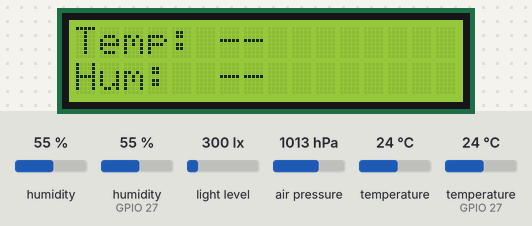
Simulated run of this program. Board: ESP32. Parts: 16×2 character LCD. The inputs (shaded band) are chosen by the test bench; at power-on: humidity 55 %, light level 300 lx, air pressure 1013 hPa, temperature 24 °C, humidity (sensor on GPIO 27) 55 %, temperature (sensor on GPIO 27) 24 °C. WiFi joins after 1.5 s; servers stay silent unless stated; uploads are accepted with an empty reply; the local clock reads 2024-03-15 10:24:30 at power-on unless the program sets it; not simulated (calls return 0 or success): secretos.h; what the program prints to the serial monitor is not drawn.

Above: at 3.8 s.
3.9 s: humidity (sensor 0) set to 22 %
At 13.2 s:
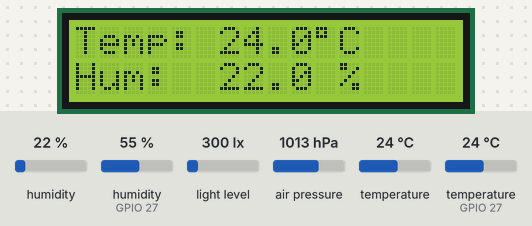
15.4 s: light level set to 40 lx
At 24.5 s:
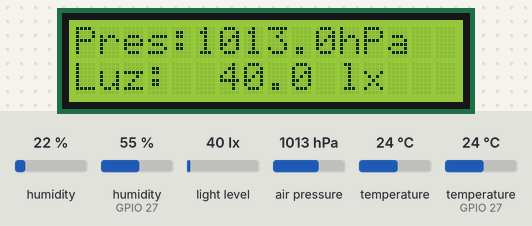
25.5 s: air pressure set to 952 hPa
At 33.8 s:
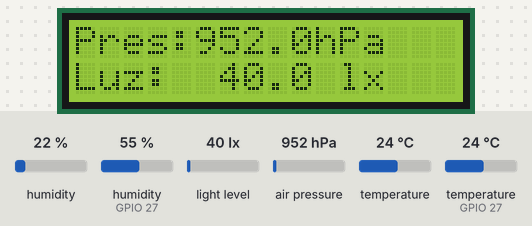
37.0 s: temperature (sensor 0) set to 12 °C
At 48.9 s:
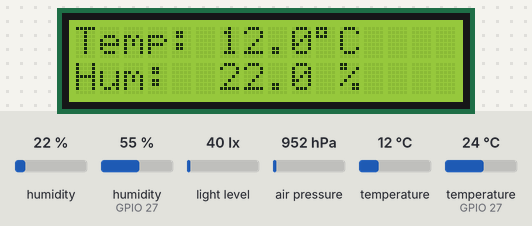
60.0 s: humidity (sensor 0) set to 40 %
At 67.5 s:
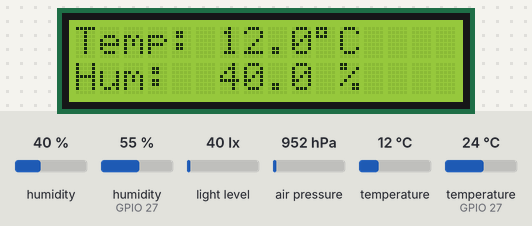
Timing chart, 0 to 69.0 s (numbered marks = the images above; inputs shaded):
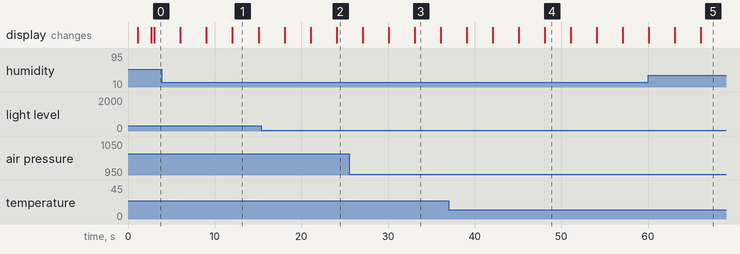

The program:

main.cpp
```cpp
// =====================================================================
// Estación meteorológica IoT — Monitoreo Microclimático de Querétaro
// ESP32 DevKit V1 + DHT11 + BME280/BMP280 + BH1750 (GY-302) + LCD 16x2 I2C
//
// Flujo: muestra cada 5 s -> promedio cada 60 s -> cola -> envío HTTPS a la API.
// Se activa o se pone en espera desde el sitio web (órdenes por MQTT, ver control.cpp).
// Si se pierde la conexión, las lecturas esperan en la cola y se envían después.
// La pantalla LCD rota entre clima, presión/luz y estado cada 3 s, sin detener nada.
// =====================================================================
#include <Arduino.h>

#include "config.h"
#include "control.h"
#include "pantalla.h"
#include "red.h"
#include "sensores.h"

namespace {

Promediador promediador;
Medicion ultimaMuestra;         // muestra más reciente (la muestra la pantalla)
uint32_t enviosExitosos = 0;
uint32_t ultimoMuestreo = 0;
uint32_t ultimoPromedio = 0;
uint32_t ultimoIntentoEnvio = 0;
bool esperarTrasFallo = false;
bool estabaMidiendo = true;

// ---------- Cola circular de lecturas pendientes de envío ----------
Lectura cola[TAMANO_COLA];
size_t inicioCola = 0;
size_t cantidadEnCola = 0;

void encolar(const Lectura& lectura) {
    if (cantidadEnCola == TAMANO_COLA) {
        // Cola llena: se descarta la lectura más antigua para hacer espacio
        inicioCola = (inicioCola + 1) % TAMANO_COLA;
        cantidadEnCola--;
        Serial.println("[AVISO] Cola llena: se descarto la lectura mas antigua.");
    }
    cola[(inicioCola + cantidadEnCola) % TAMANO_COLA] = lectura;
    cantidadEnCola++;
}

void quitarPrimera() {
    inicioCola = (inicioCola + 1) % TAMANO_COLA;
    cantidadEnCola--;
}

// ---------- Monitor Serial ----------
void imprimirValor(const char* etiqueta, float valor, const char* unidad) {
    if (isnan(valor)) {
        Serial.printf("  %-20s sin dato\n", etiqueta);
    } else {
        Serial.printf("  %-20s %.1f %s\n", etiqueta, valor, unidad);
    }
}

void imprimirLectura(const Lectura& lectura, uint16_t muestras) {
    const Medicion& m = lectura.medicion;
    Serial.println();
    Serial.println("========== PROMEDIO DEL MINUTO ==========");
    if (horaValida()) {
        Serial.printf("  Hora local:          %s\n", formatearHoraLocal(lectura.instante).c_str());
    }
    Serial.printf("  Muestras promediadas: %u\n", muestras);
    imprimirValor("Temperatura DHT11:", m.temperaturaDht, "C");
    imprimirValor("Humedad DHT11:", m.humedadDht, "%");
    imprimirValor("Temperatura BME/BMP:", m.temperaturaBmp, "C");
    imprimirValor("Humedad BME280:", m.humedadBme, "%");
    imprimirValor("Presion:", m.presionHpa, "hPa");
    imprimirValor("Iluminancia:", m.iluminanciaLux, "lux");
    Serial.println("=========================================");
}

// ---------- Tareas del ciclo principal ----------
void tomarMuestraSiCorresponde() {
    if (millis() - ultimoMuestreo >= INTERVALO_MUESTREO_MS) {
        ultimoMuestreo = millis();
        ultimaMuestra = leerSensores();
        promediador.agregar(ultimaMuestra);
    }
}

void cerrarPromedioSiCorresponde() {
    if (millis() - ultimoPromedio < INTERVALO_ENVIO_MS) {
        return;
    }
    ultimoPromedio = millis();

    Lectura lectura;
    lectura.medicion = promediador.promedio();
    lectura.instante = time(nullptr);
    imprimirLectura(lectura, promediador.cantidadMuestras());
    promediador.reiniciar();

    if (!ENVIAR_A_API) {
        return;
    }
    // Sin hora real la API no puede ubicar la lectura en el tiempo: se descarta
    if (!horaValida()) {
        Serial.println("[AVISO] Reloj sin sincronizar: lectura descartada.");
        return;
    }
    encolar(lectura);
}

void enviarPendientesSiCorresponde() {
    if (!ENVIAR_A_API || cantidadEnCola == 0 || !wifiConectado()) {
        return;
    }
    // Tras un fallo se espera un poco antes de reintentar (no saturar la red ni la API)
    const uint32_t espera = esperarTrasFallo ? ESPERA_TRAS_FALLO_ENVIO_MS : 1000;
    if (millis() - ultimoIntentoEnvio < espera) {
        return;
    }
    ultimoIntentoEnvio = millis();

    const ResultadoEnvio resultado = enviarLectura(cola[inicioCola]);
    Serial.printf("[ENVIO] Lectura de %s: %s | pendientes: %u\n",
                  formatearHoraLocal(cola[inicioCola].instante).c_str(),
                  describirResultado(resultado), static_cast<unsigned>(cantidadEnCola));

    switch (resultado) {
        case ResultadoEnvio::Exito:
            enviosExitosos++;
            quitarPrimera();
            esperarTrasFallo = false;
            break;
        case ResultadoEnvio::Duplicado:
        case ResultadoEnvio::ErrorDatos:  // reintentar no la corregiría
            quitarPrimera();
            esperarTrasFallo = false;
            break;
        default:  // red, servidor o token: se conserva para reintentar
            esperarTrasFallo = true;
            break;
    }
}

void actualizarPantallaSiCorresponde() {
    EstadoSistema estado;
    estado.wifiConectado = ENVIAR_A_API && wifiConectado();
    estado.horaValida = horaValida();
    estado.lecturasPendientes = cantidadEnCola;
    estado.enviosExitosos = enviosExitosos;
    estado.ahora = time(nullptr);
    estado.midiendo = modoActual() == ModoEstacion::Midiendo;
    estado.controlRemoto = controlRemotoHabilitado();
    estado.mqttConectado = controlConectado();
    actualizarPantalla(ultimaMuestra, estado);
}

}  // namespace

void setup() {
    Serial.begin(115200);
    delay(1000);
    Serial.println();
    Serial.println("=========================================");
    Serial.println("   ESTACION METEOROLOGICA - QUERETARO");
    Serial.printf("   Estacion: %s\n", CODIGO_ESTACION);
    Serial.println("=========================================");

    inicializarSensores();
    inicializarPantalla();

    if (ENVIAR_A_API) {
        mostrarMensajePantalla("Conectando WiFi", "...");
        iniciarWifi();
        mostrarMensajePantalla("Sincronizando", "hora (NTP)...");
        iniciarHora();
        iniciarControl();
    } else {
        Serial.println("[MODO PRUEBA] Envio a la API desactivado (ENVIAR_A_API = false).");
    }

    ultimoPromedio = millis();
    Serial.printf("\nMuestra cada %lu s, promedio y envio cada %lu s.\n",
                  INTERVALO_MUESTREO_MS / 1000UL, INTERVALO_ENVIO_MS / 1000UL);
}

void loop() {
    // Ninguna tarea bloquea: el ciclo revisa qué toca hacer en cada vuelta
    if (ENVIAR_A_API) {
        mantenerWifi();
        mantenerControl();  // órdenes de activar / detener por MQTT
    }

    const bool midiendo = modoActual() == ModoEstacion::Midiendo;
    if (midiendo && !estabaMidiendo) {
        // Al reactivarse se empieza un minuto nuevo (no se mezclan muestras viejas)
        promediador.reiniciar();
        ultimoPromedio = millis();
        ultimoMuestreo = 0;
        Serial.println("[CONTROL] Medicion activada.");
    } else if (!midiendo && estabaMidiendo) {
        Serial.println("[CONTROL] Estacion en espera: no se toman muestras.");
    }
    estabaMidiendo = midiendo;

    if (midiendo) {
        tomarMuestraSiCorresponde();
        cerrarPromedioSiCorresponde();
    }
    // Las lecturas que quedaron en la cola se envían aunque la estación esté en espera
    enviarPendientesSiCorresponde();
    actualizarPantallaSiCorresponde();
}
```

certificados.h
```cpp
// =====================================================================
// Certificados RAÍZ para verificar la identidad del servidor por HTTPS.
//
// Con HTTPS, el ESP32 comprueba que la API sea realmente la nuestra antes de
// enviar el token (evita que alguien se haga pasar por el servidor).
// Estos son certificados PÚBLICOS de las autoridades que firman los
// certificados de Render: Let's Encrypt (ISRG) y Google Trust Services (GTS),
// y del broker MQTT de EMQX Cloud: DigiCert Global Root G2.
// No son secretos. Vencen entre 2035 y 2040.
// =====================================================================
#pragma once

static const char CERTIFICADOS_RAIZ[] =
// ISRG Root X1
"-----BEGIN CERTIFICATE-----\n"
"MIIFazCCA1OgAwIBAgIRAIIQz7DSQONZRGPgu2OCiwAwDQYJKoZIhvcNAQELBQAw\n"
"TzELMAkGA1UEBhMCVVMxKTAnBgNVBAoTIEludGVybmV0IFNlY3VyaXR5IFJlc2Vh\n"
"cmNoIEdyb3VwMRUwEwYDVQQDEwxJU1JHIFJvb3QgWDEwHhcNMTUwNjA0MTEwNDM4\n"
"WhcNMzUwNjA0MTEwNDM4WjBPMQswCQYDVQQGEwJVUzEpMCcGA1UEChMgSW50ZXJu\n"
"ZXQgU2VjdXJpdHkgUmVzZWFyY2ggR3JvdXAxFTATBgNVBAMTDElTUkcgUm9vdCBY\n"
"MTCCAiIwDQYJKoZIhvcNAQEBBQADggIPADCCAgoCggIBAK3oJHP0FDfzm54rVygc\n"
"h77ct984kIxuPOZXoHj3dcKi/vVqbvYATyjb3miGbESTtrFj/RQSa78f0uoxmyF+\n"
"0TM8ukj13Xnfs7j/EvEhmkvBioZxaUpmZmyPfjxwv60pIgbz5MDmgK7iS4+3mX6U\n"
"A5/TR5d8mUgjU+g4rk8Kb4Mu0UlXjIB0ttov0DiNewNwIRt18jA8+o+u3dpjq+sW\n"
"T8KOEUt+zwvo/7V3LvSye0rgTBIlDHCNAymg4VMk7BPZ7hm/ELNKjD+Jo2FR3qyH\n"
"B5T0Y3HsLuJvW5iB4YlcNHlsdu87kGJ55tukmi8mxdAQ4Q7e2RCOFvu396j3x+UC\n"
"B5iPNgiV5+I3lg02dZ77DnKxHZu8A/lJBdiB3QW0KtZB6awBdpUKD9jf1b0SHzUv\n"
"KBds0pjBqAlkd25HN7rOrFleaJ1/ctaJxQZBKT5ZPt0m9STJEadao0xAH0ahmbWn\n"
"OlFuhjuefXKnEgV4We0+UXgVCwOPjdAvBbI+e0ocS3MFEvzG6uBQE3xDk3SzynTn\n"
"jh8BCNAw1FtxNrQHusEwMFxIt4I7mKZ9YIqioymCzLq9gwQbooMDQaHWBfEbwrbw\n"
"qHyGO0aoSCqI3Haadr8faqU9GY/rOPNk3sgrDQoo//fb4hVC1CLQJ13hef4Y53CI\n"
"rU7m2Ys6xt0nUW7/vGT1M0NPAgMBAAGjQjBAMA4GA1UdDwEB/wQEAwIBBjAPBgNV\n"
"HRMBAf8EBTADAQH/MB0GA1UdDgQWBBR5tFnme7bl5AFzgAiIyBpY9umbbjANBgkq\n"
"hkiG9w0BAQsFAAOCAgEAVR9YqbyyqFDQDLHYGmkgJykIrGF1XIpu+ILlaS/V9lZL\n"
"ubhzEFnTIZd+50xx+7LSYK05qAvqFyFWhfFQDlnrzuBZ6brJFe+GnY+EgPbk6ZGQ\n"
"3BebYhtF8GaV0nxvwuo77x/Py9auJ/GpsMiu/X1+mvoiBOv/2X/qkSsisRcOj/KK\n"
"NFtY2PwByVS5uCbMiogziUwthDyC3+6WVwW6LLv3xLfHTjuCvjHIInNzktHCgKQ5\n"
"ORAzI4JMPJ+GslWYHb4phowim57iaztXOoJwTdwJx4nLCgdNbOhdjsnvzqvHu7Ur\n"
"TkXWStAmzOVyyghqpZXjFaH3pO3JLF+l+/+sKAIuvtd7u+Nxe5AW0wdeRlN8NwdC\n"
"jNPElpzVmbUq4JUagEiuTDkHzsxHpFKVK7q4+63SM1N95R1NbdWhscdCb+ZAJzVc\n"
"oyi3B43njTOQ5yOf+1CceWxG1bQVs5ZufpsMljq4Ui0/1lvh+wjChP4kqKOJ2qxq\n"
"4RgqsahDYVvTH9w7jXbyLeiNdd8XM2w9U/t7y0Ff/9yi0GE44Za4rF2LN9d11TPA\n"
"mRGunUHBcnWEvgJBQl9nJEiU0Zsnvgc/ubhPgXRR4Xq37Z0j4r7g1SgEEzwxA57d\n"
"emyPxgcYxn/eR44/KJ4EBs+lVDR3veyJm+kXQ99b21/+jh5Xos1AnX5iItreGCc=\n"
"-----END CERTIFICATE-----\n"
// ISRG Root X2
"-----BEGIN CERTIFICATE-----\n"
"MIICGzCCAaGgAwIBAgIQQdKd0XLq7qeAwSxs6S+HUjAKBggqhkjOPQQDAzBPMQsw\n"
"CQYDVQQGEwJVUzEpMCcGA1UEChMgSW50ZXJuZXQgU2VjdXJpdHkgUmVzZWFyY2gg\n"
"R3JvdXAxFTATBgNVBAMTDElTUkcgUm9vdCBYMjAeFw0yMDA5MDQwMDAwMDBaFw00\n"
"MDA5MTcxNjAwMDBaME8xCzAJBgNVBAYTAlVTMSkwJwYDVQQKEyBJbnRlcm5ldCBT\n"
"ZWN1cml0eSBSZXNlYXJjaCBHcm91cDEVMBMGA1UEAxMMSVNSRyBSb290IFgyMHYw\n"
"EAYHKoZIzj0CAQYFK4EEACIDYgAEzZvVn4CDCuwJSvMWSj5cz3es3mcFDR0HttwW\n"
"+1qLFNvicWDEukWVEYmO6gbf9yoWHKS5xcUy4APgHoIYOIvXRdgKam7mAHf7AlF9\n"
"ItgKbppbd9/w+kHsOdx1ymgHDB/qo0IwQDAOBgNVHQ8BAf8EBAMCAQYwDwYDVR0T\n"
"AQH/BAUwAwEB/zAdBgNVHQ4EFgQUfEKWrt5LSDv6kviejM9ti6lyN5UwCgYIKoZI\n"
"zj0EAwMDaAAwZQIwe3lORlCEwkSHRhtFcP9Ymd70/aTSVaYgLXTWNLxBo1BfASdW\n"
"tL4ndQavEi51mI38AjEAi/V3bNTIZargCyzuFJ0nN6T5U6VR5CmD1/iQMVtCnwr1\n"
"/q4AaOeMSQ+2b1tbFfLn\n"
"-----END CERTIFICATE-----\n"
// GTS Root R1
"-----BEGIN CERTIFICATE-----\n"
"MIIFVzCCAz+gAwIBAgINAgPlk28xsBNJiGuiFzANBgkqhkiG9w0BAQwFADBHMQsw\n"
"CQYDVQQGEwJVUzEiMCAGA1UEChMZR29vZ2xlIFRydXN0IFNlcnZpY2VzIExMQzEU\n"
"MBIGA1UEAxMLR1RTIFJvb3QgUjEwHhcNMTYwNjIyMDAwMDAwWhcNMzYwNjIyMDAw\n"
"MDAwWjBHMQswCQYDVQQGEwJVUzEiMCAGA1UEChMZR29vZ2xlIFRydXN0IFNlcnZp\n"
"Y2VzIExMQzEUMBIGA1UEAxMLR1RTIFJvb3QgUjEwggIiMA0GCSqGSIb3DQEBAQUA\n"
"A4ICDwAwggIKAoICAQC2EQKLHuOhd5s73L+UPreVp0A8of2C+X0yBoJx9vaMf/vo\n"
"27xqLpeXo4xL+Sv2sfnOhB2x+cWX3u+58qPpvBKJXqeqUqv4IyfLpLGcY9vXmX7w\n"
"Cl7raKb0xlpHDU0QM+NOsROjyBhsS+z8CZDfnWQpJSMHobTSPS5g4M/SCYe7zUjw\n"
"TcLCeoiKu7rPWRnWr4+wB7CeMfGCwcDfLqZtbBkOtdh+JhpFAz2weaSUKK0Pfybl\n"
"qAj+lug8aJRT7oM6iCsVlgmy4HqMLnXWnOunVmSPlk9orj2XwoSPwLxAwAtcvfaH\n"
"szVsrBhQf4TgTM2S0yDpM7xSma8ytSmzJSq0SPly4cpk9+aCEI3oncKKiPo4Zor8\n"
"Y/kB+Xj9e1x3+naH+uzfsQ55lVe0vSbv1gHR6xYKu44LtcXFilWr06zqkUspzBmk\n"
"MiVOKvFlRNACzqrOSbTqn3yDsEB750Orp2yjj32JgfpMpf/VjsPOS+C12LOORc92\n"
"wO1AK/1TD7Cn1TsNsYqiA94xrcx36m97PtbfkSIS5r762DL8EGMUUXLeXdYWk70p\n"
"aDPvOmbsB4om3xPXV2V4J95eSRQAogB/mqghtqmxlbCluQ0WEdrHbEg8QOB+DVrN\n"
"VjzRlwW5y0vtOUucxD/SVRNuJLDWcfr0wbrM7Rv1/oFB2ACYPTrIrnqYNxgFlQID\n"
"AQABo0IwQDAOBgNVHQ8BAf8EBAMCAYYwDwYDVR0TAQH/BAUwAwEB/zAdBgNVHQ4E\n"
"FgQU5K8rJnEaK0gnhS9SZizv8IkTcT4wDQYJKoZIhvcNAQEMBQADggIBAJ+qQibb\n"
"C5u+/x6Wki4+omVKapi6Ist9wTrYggoGxval3sBOh2Z5ofmmWJyq+bXmYOfg6LEe\n"
"QkEzCzc9zolwFcq1JKjPa7XSQCGYzyI0zzvFIoTgxQ6KfF2I5DUkzps+GlQebtuy\n"
"h6f88/qBVRRiClmpIgUxPoLW7ttXNLwzldMXG+gnoot7TiYaelpkttGsN/H9oPM4\n"
"7HLwEXWdyzRSjeZ2axfG34arJ45JK3VmgRAhpuo+9K4l/3wV3s6MJT/KYnAK9y8J\n"
"ZgfIPxz88NtFMN9iiMG1D53Dn0reWVlHxYciNuaCp+0KueIHoI17eko8cdLiA6Ef\n"
"MgfdG+RCzgwARWGAtQsgWSl4vflVy2PFPEz0tv/bal8xa5meLMFrUKTX5hgUvYU/\n"
"Z6tGn6D/Qqc6f1zLXbBwHSs09dR2CQzreExZBfMzQsNhFRAbd03OIozUhfJFfbdT\n"
"6u9AWpQKXCBfTkBdYiJ23//OYb2MI3jSNwLgjt7RETeJ9r/tSQdirpLsQBqvFAnZ\n"
"0E6yove+7u7Y/9waLd64NnHi/Hm3lCXRSHNboTXns5lndcEZOitHTtNCjv0xyBZm\n"
"2tIMPNuzjsmhDYAPexZ3FL//2wmUspO8IFgV6dtxQ/PeEMMA3KgqlbbC1j+Qa3bb\n"
"bP6MvPJwNQzcmRk13NfIRmPVNnGuV/u3gm3c\n"
"-----END CERTIFICATE-----\n"
// GTS Root R4
"-----BEGIN CERTIFICATE-----\n"
"MIICCTCCAY6gAwIBAgINAgPlwGjvYxqccpBQUjAKBggqhkjOPQQDAzBHMQswCQYD\n"
"VQQGEwJVUzEiMCAGA1UEChMZR29vZ2xlIFRydXN0IFNlcnZpY2VzIExMQzEUMBIG\n"
"A1UEAxMLR1RTIFJvb3QgUjQwHhcNMTYwNjIyMDAwMDAwWhcNMzYwNjIyMDAwMDAw\n"
"WjBHMQswCQYDVQQGEwJVUzEiMCAGA1UEChMZR29vZ2xlIFRydXN0IFNlcnZpY2Vz\n"
"IExMQzEUMBIGA1UEAxMLR1RTIFJvb3QgUjQwdjAQBgcqhkjOPQIBBgUrgQQAIgNi\n"
"AATzdHOnaItgrkO4NcWBMHtLSZ37wWHO5t5GvWvVYRg1rkDdc/eJkTBa6zzuhXyi\n"
"QHY7qca4R9gq55KRanPpsXI5nymfopjTX15YhmUPoYRlBtHci8nHc8iMai/lxKvR\n"
"HYqjQjBAMA4GA1UdDwEB/wQEAwIBhjAPBgNVHRMBAf8EBTADAQH/MB0GA1UdDgQW\n"
"BBSATNbrdP9JNqPV2Py1PsVq8JQdjDAKBggqhkjOPQQDAwNpADBmAjEA6ED/g94D\n"
"9J+uHXqnLrmvT/aDHQ4thQEd0dlq7A/Cr8deVl5c1RxYIigL9zC2L7F8AjEA8GE8\n"
"p/SgguMh1YQdc4acLa/KNJvxn7kjNuK8YAOdgLOaVsjh4rsUecrNIdSUtUlD\n"
"-----END CERTIFICATE-----\n"
// DigiCert Global Root G2 (broker MQTT de EMQX Cloud)
"-----BEGIN CERTIFICATE-----\n"
"MIIDjjCCAnagAwIBAgIQAzrx5qcRqaC7KGSxHQn65TANBgkqhkiG9w0BAQsFADBh\n"
"MQswCQYDVQQGEwJVUzEVMBMGA1UEChMMRGlnaUNlcnQgSW5jMRkwFwYDVQQLExB3\n"
"d3cuZGlnaWNlcnQuY29tMSAwHgYDVQQDExdEaWdpQ2VydCBHbG9iYWwgUm9vdCBH\n"
"MjAeFw0xMzA4MDExMjAwMDBaFw0zODAxMTUxMjAwMDBaMGExCzAJBgNVBAYTAlVT\n"
"MRUwEwYDVQQKEwxEaWdpQ2VydCBJbmMxGTAXBgNVBAsTEHd3dy5kaWdpY2VydC5j\n"
"b20xIDAeBgNVBAMTF0RpZ2lDZXJ0IEdsb2JhbCBSb290IEcyMIIBIjANBgkqhkiG\n"
"9w0BAQEFAAOCAQ8AMIIBCgKCAQEAuzfNNNx7a8myaJCtSnX/RrohCgiN9RlUyfuI\n"
"2/Ou8jqJkTx65qsGGmvPrC3oXgkkRLpimn7Wo6h+4FR1IAWsULecYxpsMNzaHxmx\n"
"1x7e/dfgy5SDN67sH0NO3Xss0r0upS/kqbitOtSZpLYl6ZtrAGCSYP9PIUkY92eQ\n"
"q2EGnI/yuum06ZIya7XzV+hdG82MHauVBJVJ8zUtluNJbd134/tJS7SsVQepj5Wz\n"
"tCO7TG1F8PapspUwtP1MVYwnSlcUfIKdzXOS0xZKBgyMUNGPHgm+F6HmIcr9g+UQ\n"
"vIOlCsRnKPZzFBQ9RnbDhxSJITRNrw9FDKZJobq7nMWxM4MphQIDAQABo0IwQDAP\n"
"BgNVHRMBAf8EBTADAQH/MA4GA1UdDwEB/wQEAwIBhjAdBgNVHQ4EFgQUTiJUIBiV\n"
"5uNu5g/6+rkS7QYXjzkwDQYJKoZIhvcNAQELBQADggEBAGBnKJRvDkhj6zHd6mcY\n"
"1Yl9PMWLSn/pvtsrF9+wX3N3KjITOYFnQoQj8kVnNeyIv/iPsGEMNKSuIEyExtv4\n"
"NeF22d+mQrvHRAiGfzZ0JFrabA0UWTW98kndth/Jsw1HKj2ZL7tcu7XUIOGZX1NG\n"
"Fdtom/DzMNU+MeKNhJ7jitralj41E6Vf8PlwUHBHQRFXGU7Aj64GxJUTFy8bJZ91\n"
"8rGOmaFvE7FBcf6IKshPECBV1/MUReXgRPTqh5Uykw7+U0b6LJ3/iyK5S9kJRaTe\n"
"pLiaWN0bfVKfjllDiIGknibVb63dDcY3fe0Dkhvld1927jyNxF1WW6LZZm6zNTfl\n"
"MrY=\n"
"-----END CERTIFICATE-----\n";
```

control.h
```cpp
// Control remoto de la estación por MQTT: el sitio web la activa o la pone en espera.
#pragma once

#include <Arduino.h>

enum class ModoEstacion {
    Midiendo,  // toma muestras y envía lecturas a la API
    EnEspera   // conectada, pero sin medir: espera la orden "activar"
};

// Configura el cliente MQTT. Si MQTT_HOST está vacío en secretos.h, el control
// remoto queda desactivado y la estación mide siempre (comportamiento anterior).
void iniciarControl();

// Mantiene la conexión con el broker y procesa las órdenes recibidas. No bloquea
// salvo al reconectar (cada pocos segundos, solo si se perdió la conexión).
void mantenerControl();

ModoEstacion modoActual();
bool controlRemotoHabilitado();
bool controlConectado();
```

pantalla.h
```cpp
// Pantalla LCD I2C (16x2) que muestra las mediciones y el estado de la estación.
#pragma once

#include "tipos.h"

// Inicia el bus I2C del LCD (Wire, GPIO 21/22), detecta la pantalla y la enciende.
void inicializarPantalla();

// Muestra un mensaje fijo de dos líneas (ej. durante el arranque).
void mostrarMensajePantalla(const char* linea1, const char* linea2);

// Rota entre las páginas de información. No bloquea: si todavía no toca
// cambiar de página, regresa inmediatamente.
void actualizarPantalla(const Medicion& ultimaMuestra, const EstadoSistema& estado);
```

red.h
```cpp
// Conexión WiFi, sincronización de hora y envío de lecturas a la API.
#pragma once

#include "tipos.h"

void iniciarWifi();
void mantenerWifi();          // Reconecta sin bloquear si se perdió la señal
bool wifiConectado();

void iniciarHora();           // Configura NTP y la zona horaria
bool horaValida();            // true cuando el reloj ya se sincronizó
String formatearHoraLocal(time_t instante);

enum class ResultadoEnvio {
    Exito,              // 201: registrada
    Duplicado,          // 409: ya existía (se considera enviada)
    ErrorDatos,         // 422: la API la rechazó; reintentar no sirve
    ErrorAutenticacion, // 401/403: revisar el token en secretos.h
    ErrorServidor,      // 5xx: reintentar más tarde
    ErrorRed            // Sin conexión o tiempo agotado: reintentar más tarde
};

ResultadoEnvio enviarLectura(const Lectura& lectura);
const char* describirResultado(ResultadoEnvio resultado);
```

sensores.h
```cpp
// Lectura de los sensores y promedio de muestras.
#pragma once

#include "tipos.h"

// Inicia el bus I2C de sensores (Wire1) y detecta los sensores conectados.
void inicializarSensores();

// Lee todos los sensores una vez. Los valores inválidos quedan como NAN.
Medicion leerSensores();

// Nombre del chip de presión detectado ("BME280", "BMP280" o "ninguno").
const char* nombreChipPresion();

// Acumula muestras y calcula el promedio de cada variable por separado,
// ignorando las muestras sin dato (NAN).
class Promediador {
public:
    void agregar(const Medicion& muestra);
    Medicion promedio() const;
    void reiniciar();
    uint16_t cantidadMuestras() const { return totalMuestras_; }

private:
    static constexpr uint8_t NUM_VARIABLES = 6;
    float suma_[NUM_VARIABLES] = {0};
    uint16_t conteo_[NUM_VARIABLES] = {0};
    uint16_t totalMuestras_ = 0;
};
```

Source omitted: tipos.h (1043 bytes), control.cpp (5935 bytes), pantalla.cpp (5429 bytes), red.cpp (6232 bytes), sensores.cpp (5883 bytes), config.h (3498 bytes)

Measured:
- what the display in image 1 shows lasts 3.1 s, from 12.0 s to 15.1 s
